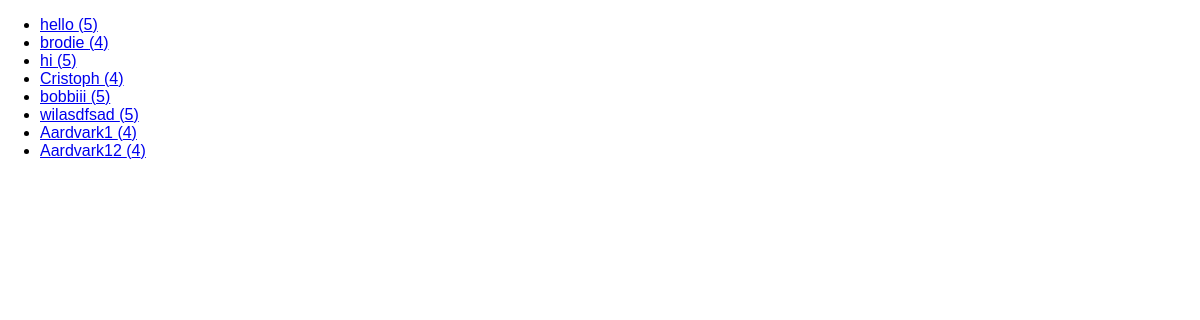
The page /reviews/ on the database as committed earlier.
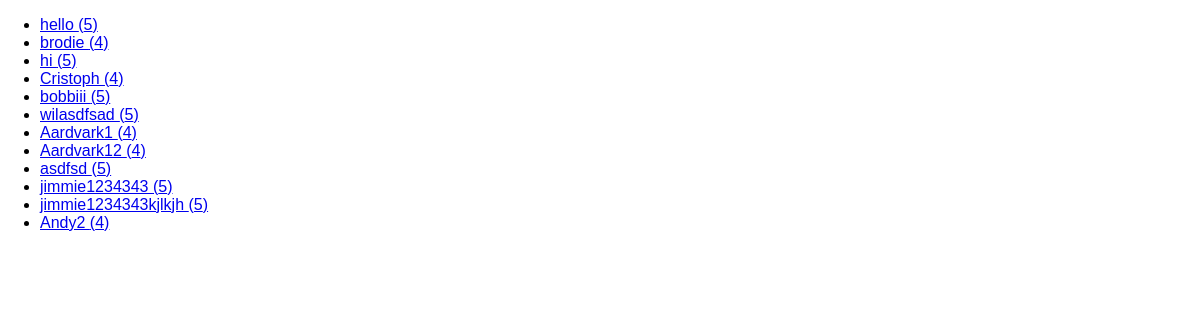
The same page on the database as committed later.
### reviews/models.py (models this page shows, shortened)
class Review(models.Model):
    user = models.CharField(max_length=20)
    review = models.TextField()
    rating = models.IntegerField()

### reviews/views.py (the view)
# urls.py: path("reviews/", views.ReviewsListView.as_view()),
class ReviewsListView(ListView):
    template_name = "reviews/review_list.html"
    model = Review
    context_object_name = "reviews"
    def get_queryset(self):
        base_query = super().get_queryset()
        data = base_query.filter(rating__gt=3) # Now we can query for ratings above 3
        return data

### reviews/templates/reviews/review_list.html (shortened to what this page needs)
{% extends "reviews/base.html" %}
{% load static %}
{% block content%}
    <ul>
        {% for review in reviews %}
            <li><a href="{% url "single_review" review.id %}">{{ review.user }} ({{ review.rating }})</a></li>
        {% endfor %}
    </ul>
{% endblock %}

### reviews/templates/reviews/base.html (shortened to what this page needs)
{% load static %}
<!DOCTYPE html>
<html lang="en">
<head>
    <link rel="stylesheet" href="{% static "reviews/styles.css"%}">
</head>
<body>
    {% block content %}
    {% endblock %}
</body>
</html>

### reviews/static/reviews/styles.css (style rules this page uses)
body { font-family: sans-serif; margin: 0; }

Rows that differ between the two databases and show on the page:
added Review: user "asdfsd", rating "5"
added Review: user "jimmie1234343", rating "5"
added Review: user "jimmie1234343kjlkjh", rating "5"
added Review: user "Andy2", rating "4"
